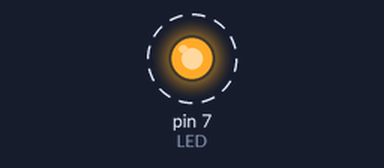
Bench run of a sketch on a simulated Arduino Uno, built with avr-gcc and run on an emulated ATmega328P. On the bench: output pins drawn as LEDs (lit = HIGH). Dashed ring = blinking.

Above: at 0.5 s.
Timing chart, 0 to 4.6 s (numbered marks = the images above):
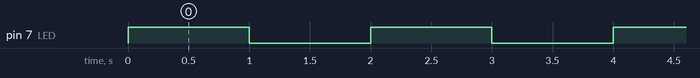

Measured:
- by itself, pin 7 (LED): alternates HIGH for 1.0 s and LOW for 1.0 s

The sketch:

1-2-1.ino
```cpp
#define LED 7


void setup() {
  // initialize digital pin LED_BUILTIN as an output.
  pinMode(LED, OUTPUT);
}

// the loop function runs over and over again forever
void loop() {
  digitalWrite(LED, HIGH);
  delay(1000);
  digitalWrite(LED, LOW);
  delay(1000);
}
```
